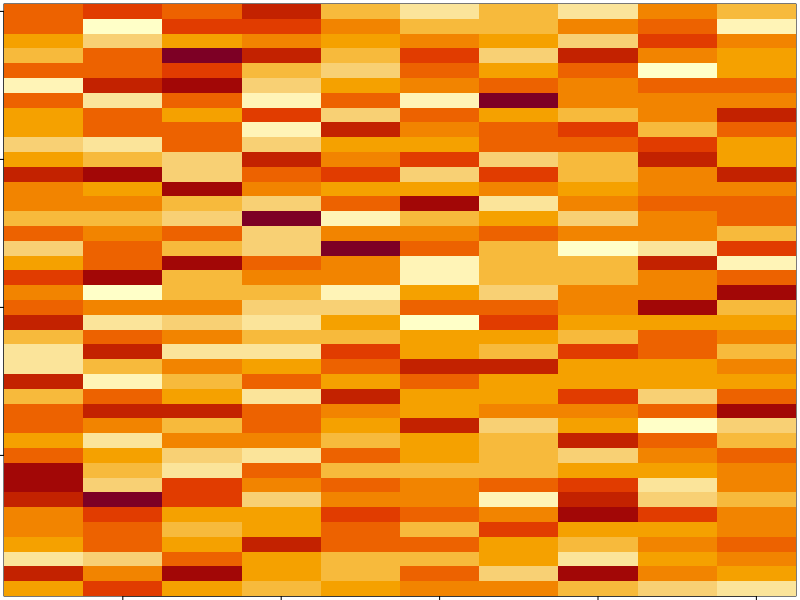
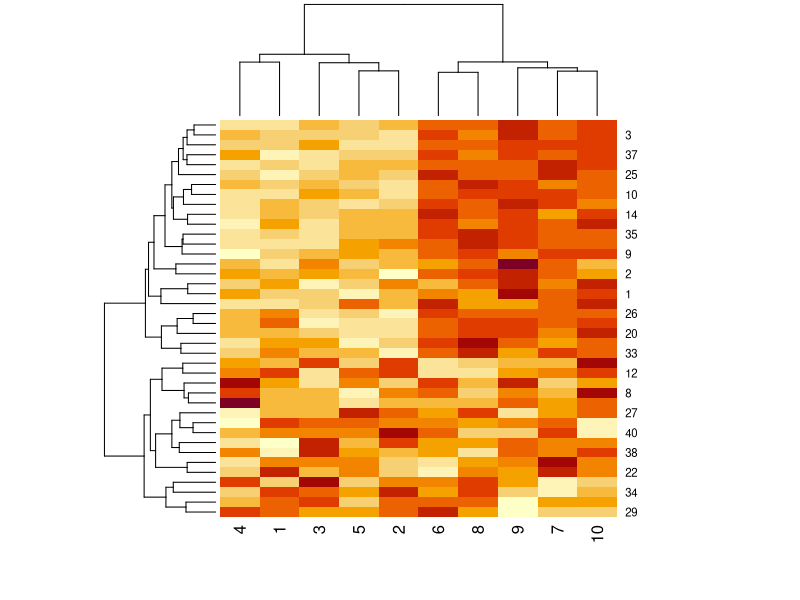
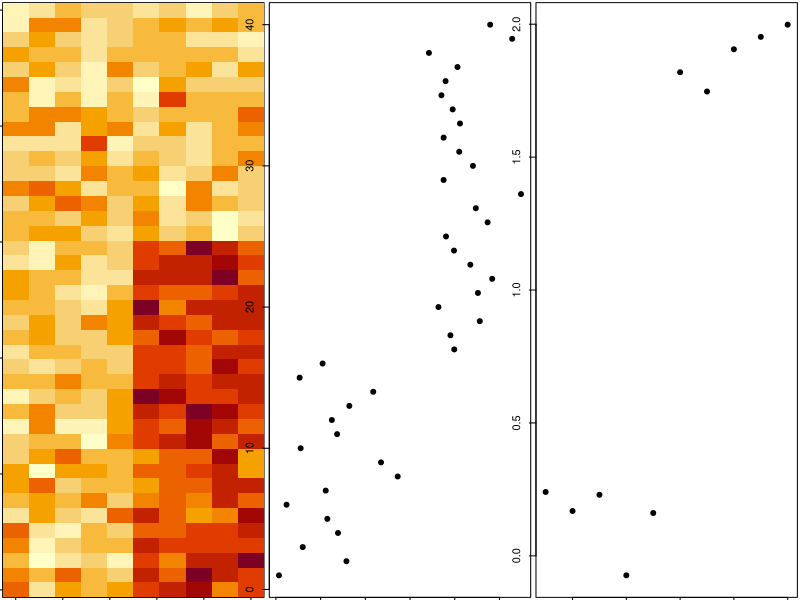

These figures' R source, in order:
set.seed(12345)

par(mar = rep(0.2,4))
data_Matrix <- matrix(rnorm(400), nrow=40)
image(1:10, 1:40, t(data_Matrix)[,nrow(data_Matrix):1])

set.seed(678910)
for(i in 1:40){
  coin_flip <- rbinom(1, size=1, prob=0.5)
  
  if (coin_flip) {
    data_Matrix[i,] <- data_Matrix[i,] + rep(c(0,3), each=5)
  }
}

heatmap(data_Matrix)

hh <- hclust(dist(data_Matrix))
data_Matrix_Ordered <- data_Matrix[hh$order,]
par(mfrow=c(1,3))
image(t(data_Matrix_Ordered))[,nrow(data_Matrix_Ordered):1]
plot(rowMeans(data_Matrix_Ordered), 40:1, xlab="The Row Mean", ylab = "Row", pch=19)
plot(colMeans(data_Matrix_Ordered),xlab="Column", ylab = "Column Mean", pch=19)